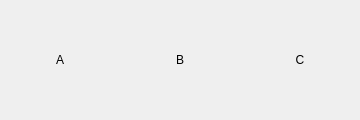
<?xml version="1.0" encoding="UTF-8"?>
<ui version="4.0">
 <class>LoadGame</class>
 <widget class="QDialog" name="LoadGame">
  <property name="geometry">
   <rect>
    <x>0</x>
    <y>0</y>
    <width>360</width>
    <height>120</height>
   </rect>
  </property>
  <property name="windowTitle">
   <string>Dialog</string>
  </property>
  <widget class="QPushButton" name="pushButton">
   <property name="geometry">
    <rect>
     <x>10</x>
     <y>10</y>
     <width>100</width>
     <height>100</height>
    </rect>
   </property>
   <property name="styleSheet">
    <string notr="true">font: 87 20pt &quot;Arial Black&quot;;
background-color: rgb(0, 85, 255);
alternate-background-color: rgb(0, 85, 127);</string>
   </property>
   <property name="text">
    <string>A</string>
   </property>
   <property name="flat">
    <bool>true</bool>
   </property>
  </widget>
  <widget class="QPushButton" name="pushButton_2">
   <property name="geometry">
    <rect>
     <x>130</x>
     <y>10</y>
     <width>100</width>
     <height>100</height>
    </rect>
   </property>
   <property name="styleSheet">
    <string notr="true">font: 87 20pt &quot;Arial Black&quot;;
background-color: rgb(0, 85, 255);
alternate-background-color: rgb(0, 85, 127);</string>
   </property>
   <property name="text">
    <string>B</string>
   </property>
   <property name="flat">
    <bool>true</bool>
   </property>
  </widget>
  <widget class="QPushButton" name="pushButton_3">
   <property name="geometry">
    <rect>
     <x>250</x>
     <y>10</y>
     <width>100</width>
     <height>100</height>
    </rect>
   </property>
   <property name="styleSheet">
    <string notr="true">font: 87 20pt &quot;Arial Black&quot;;
background-color: rgb(0, 85, 255);
alternate-background-color: rgb(0, 85, 127);</string>
   </property>
   <property name="text">
    <string>C</string>
   </property>
   <property name="flat">
    <bool>true</bool>
   </property>
  </widget>
 </widget>
 <resources/>
 <connections/>
</ui>
